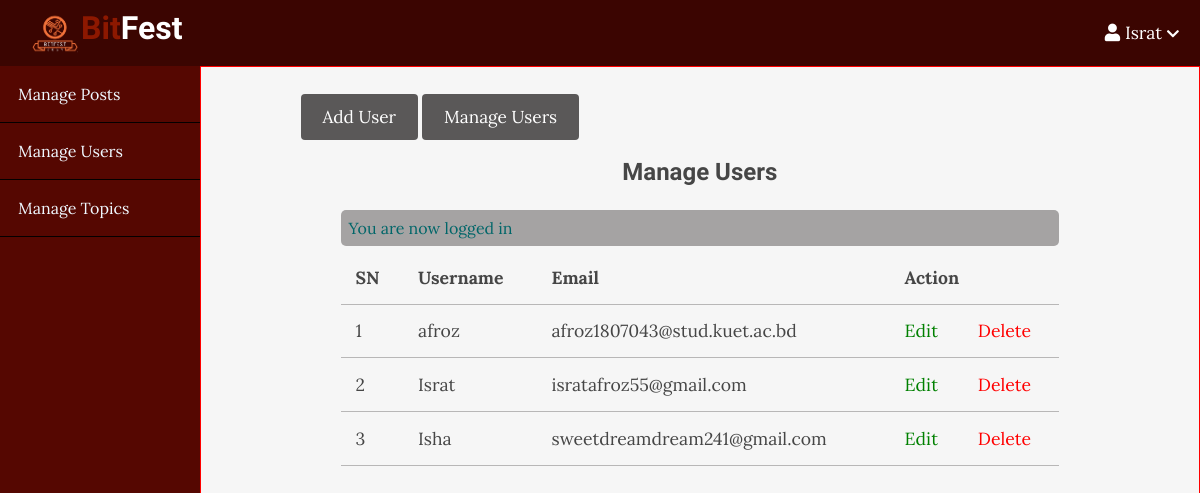
The app's page /admin/users/index.php (signed in) with its own data.
### tables this page shows
CREATE TABLE `users` (
  `id` int(10) NOT NULL,
  `admin` int(2) NOT NULL,
  `username` varchar(100) NOT NULL,
  `email` varchar(100) NOT NULL,
  `password` varchar(100) NOT NULL,
  `created_at` timestamp NOT NULL DEFAULT current_timestamp() ON UPDATE current_timestamp()
);

### app/controllers/users.php (called while the page is built, shortened)
<?php
include(ROOT_PATH . "/app/database/db.php");
$table = 'users';
$admin_users = selectAll($table);

### app/database/db.php (called while the page is built, shortened)
<?php
require('connect.php');
function selectAll($table, $conditions=[])
{
  global $conn;
  $sql= "SELECT * FROM $table";
  if(empty($conditions)){
$stmt= $conn->prepare($sql);
$stmt->execute();
$records= $stmt->get_result()->fetch_all(MYSQLI_ASSOC);
return $records;}}

### admin/users/index.php (the view, shortened to what this page needs)
<?php include(ROOT_PATH . "/app/controllers/users.php");
?>
<!DOCTYPE html>
<html lang="en">
<head>
    <link rel="stylesheet" href="https://pro.fontawesome.com/releases/v5.10.0/css/all.css"
 />
    <link rel="stylesheet" href="../../assets/css/style.css">
    <link rel="stylesheet" href="../../assets/css/admin.css">
</head>
<body>
  <?php include(ROOT_PATH . "/app/includes/adminHeader.php")?>
    <div class="admin-wrapper">
    <?php include(ROOT_PATH . "/app/includes/adminSidebar.php")?>
     <div class="admin-content">
    <div class="button-group">
        <a href="create.php" class="btn btn-big">Add User</a>
        <a href="index.php" class="btn btn-big">Manage Users</a>
    </div>
<div class="content">
<h2 class="page-title">Manage Users</h2>
<?php include(ROOT_PATH . "/app/includes/messages.php"); ?>
<table>
    <thread>
        <th>SN</th>
        <th>Username</th>
        <th>Email</th>
        <th colspan="2">Action</th>
    </thread>
    <tbody>
    <tr>
    <?php foreach ($admin_users as $key => $user):?>
        <tr>
        <td><?php echo $key+1; ?></td>
         <td><?php echo $user['username']; ?></td>
          <td><?php echo $user['email']; ?></td>
         <td><a href="edit.php?id=<?php echo $user['id']; ?>" class="edit">Edit</a></td>
         <td><a href="index.php?delete_id=<?php echo $user['id']; ?>" class="delete">Delete</a></td>
        </tr>
        <?php endforeach;?>
    </tr>
    </tbody>
</table>
</div>
</div>
    </div>
</body>
</html>

### assets/css/style.css (style rules this page uses)
* { box-sizing: border-box; }
html, body { height: 100%; padding: 0px; margin:0px; height:100%; background: #f6f6f6; font-family: 'Lora',serif; color: #858585; }
h1,h2,h3,h4,h5,h6 { font-family: 'Candal',serif; color:#858585; margin: 5px; }
a { text-decoration: none; color: inherit; }
.btn { padding: .5rem 1rem; background:#5a5858; color: white; border: 1px solid transparent; border-radius: .25rem; font-size: 1.08em; font-family: 'Lora',serif; }
.btn-big { padding: .7rem 1.3rem; line-height: 1.3rem; }
.content { width:90%; margin: 30px auto 30px; }

### assets/css/admin.css (style rules this page uses)
body { color: #464646; }
.admin-wrapper { display: flex; height: calc(100% - 66px); }
.admin-wrapper .admin-content { flex:8; height:100%; border: 1px solid red; padding: 40px 100px 100px; overflow-y: scroll; }
.admin-content .page-title { text-align: center; color: #464646; margin-bottom: 1.5rem; }
table { width: 100%; border-collapse: collapse; font-size: 1.1rem; }
th,td { padding: 15px; text-align: left; border-bottom: 1px solid #B8B7B7; }
.edit { color: green; }
.delete { color:red; }

### records on screen
users: username "afroz", email "afroz1807043@stud.kuet.ac.bd"
users: username "Israt", email "isratafroz55@gmail.com"
users: username "Isha", email "sweetdreamdream241@gmail.com"

### other values on screen
$_SESSION['username'] "Israt"
$_SESSION['message'] "You are now logged in"
